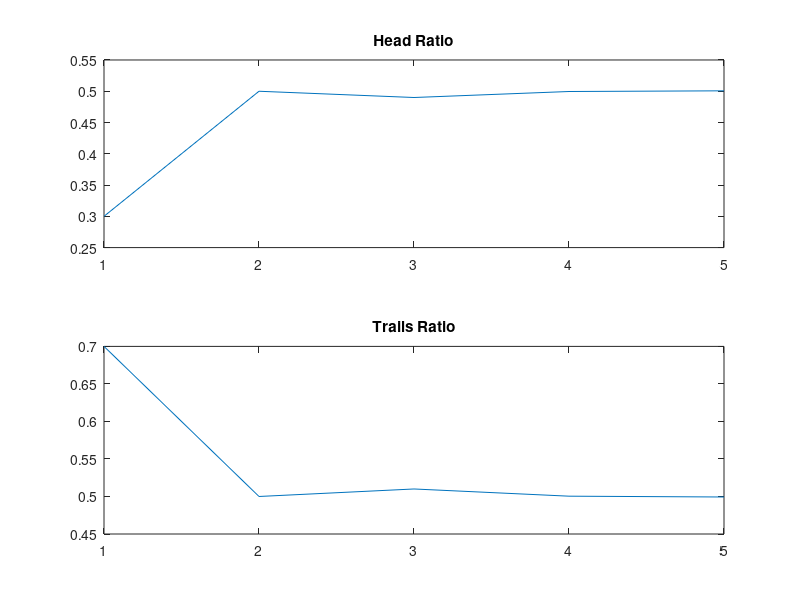

Reproduce this figure in MATLAB.
%% Data Analysis Course 2021 - Exercise 2.1

clear;
close all;
clc;

nReps = [10 100 1000 10000 1000000];  % Number of repetitions on each experiment
nExp = length(nReps);   % Number of experiments
headRatio = zeros(nExp,1); 
trailRatio = zeros(nExp,1);

% Start flipping the coin
for i = 1 : nExp 
    Heads = 0;
    Trails = 0;
    FlipCoin = unidrnd(2,nReps(i),1) - 1;% 0 for heads , 1 for trails
    Trails = length(find(FlipCoin))
    Heads = nReps(i)-Trails;
    disp('Heads Ratio'); headRatio(i)=  (Heads /nReps(i))
    disp('Trails Ratio'); trailRatio(i)= (Trails /nReps(i))
    pause
end 

% Plots of ratio approaching 0.5
figure;
subplot(2,1,1)
plot(headRatio)
title('Head Ratio')

subplot(2,1,2)
plot(trailRatio)
title('Trails Ratio')